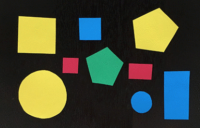
#> input picture 4195453-resize-image/1.PNG, 200 x 128 px, found by its file name
$ python resize_image.py
#> lines starting #> are read from the running program, lines starting #| are printed output that depends on the picture

import cv2
# Resizes a image and maintains aspect ratio
def maintain_aspect_ratio_resize(image, width=None, height=None, inter=cv2.INTER_AREA):
    # Grab the image size and initialize dimensions
    dim = None
    (h, w) = image.shape[:2]

    # Return original image if no need to resize
    if width is None and height is None:
        return image

    # We are resizing height if width is none
    if width is None:
        # Calculate the ratio of the height and construct the dimensions
        r = height / float(h)
        dim = (int(w * r), height)
    # We are resizing width if height is none
    else:
        # Calculate the ratio of the 0idth and construct the dimensions
        r = width / float(w)
        dim = (width, int(h * r))

    # Return the resized image
    return cv2.resize(image, dim, interpolation=inter)


image = cv2.imread('1.png')
#> image is the input picture: shape (128, 200, 3); mean B, G, R 53.7, 72.8, 66.5
cv2.imshow('width_100', maintain_aspect_ratio_resize(image, width=100))
#> in maintain_aspect_ratio_resize, `return cv2.resize(image, dim, interpolation=inter)`:
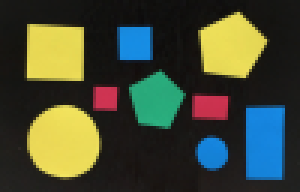
#> returned value: shape (64, 100, 3) (shown 3 times larger); mean of channels 0, 1, 2 53.8, 72.9, 66.6; drawn as B, G, R
cv2.imshow('width_300', maintain_aspect_ratio_resize(image, width=300))
#> call 2 of maintain_aspect_ratio_resize, with width = 300, inter = 3
#> in maintain_aspect_ratio_resize (call 2), `return cv2.resize(image, dim, interpolation=inter)`:
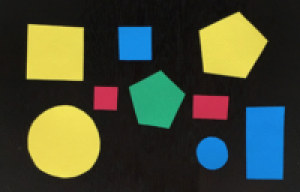
#> returned value: shape (192, 300, 3); mean of channels 0, 1, 2 53.8, 72.9, 66.6; drawn as B, G, R

cv2.imwrite('2.png', maintain_aspect_ratio_resize(image, width=100))
cv2.imwrite('3.png', maintain_aspect_ratio_resize(image, width=300))

cv2.waitKey()
